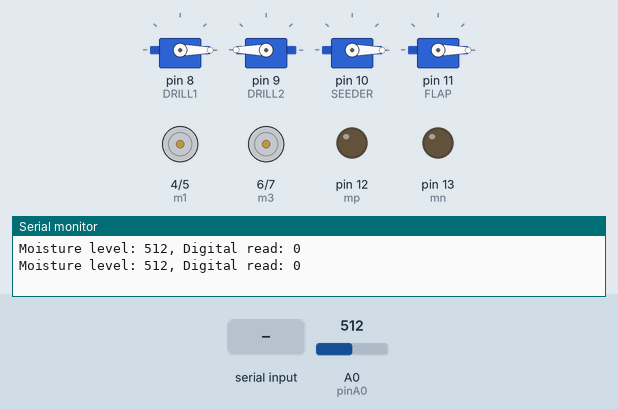
This sketch was run on a simulated Arduino Uno, built with avr-gcc and run on an emulated ATmega328P. On the bench: 4 × servo, motor-driver pin pairs drawn as motors (green arrow = first pin HIGH = forward, orange = second pin HIGH = backward, longer = more drive), output pins drawn as LEDs (lit = HIGH), the last lines printed to the serial monitor. The inputs (shaded band) are chosen by the test bench; at power-on: A0 (pinA0) = 512.

Above: at 2.8 s.
2.9 s: "6" received over the second serial link
At 3.9 s:
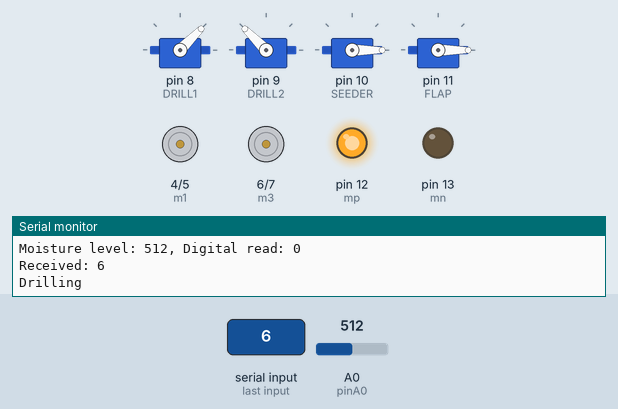
6.4 s: "1" received over the second serial link
At 7.6 s:
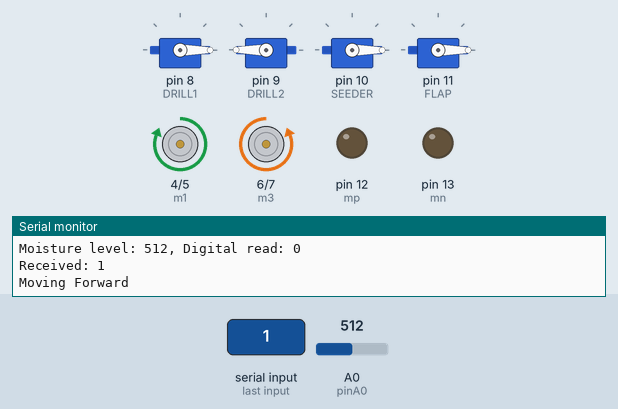
8.4 s: "2" received over the second serial link
At 10.1 s:
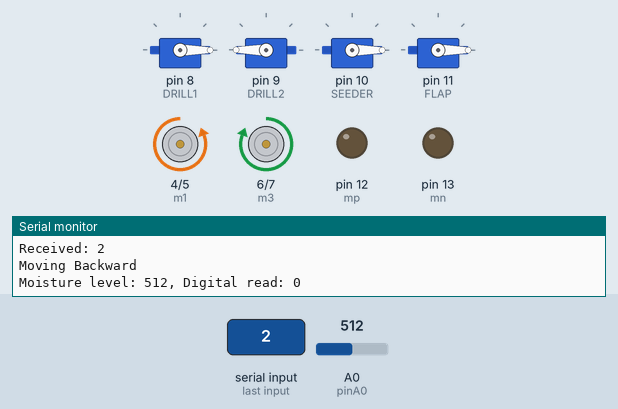
10.4 s: "3" received over the second serial link
At 11.9 s:
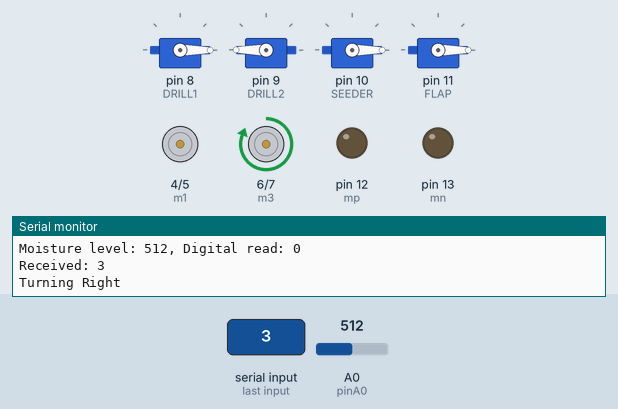
12.4 s: "4" received over the second serial link
At 13.5 s:
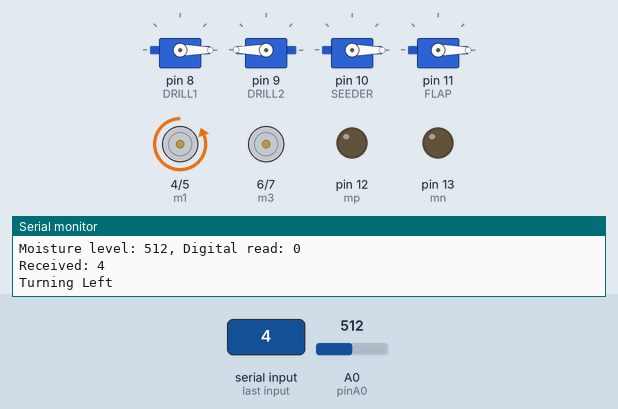
14.4 s: "7" received over the second serial link
At 15.3 s:
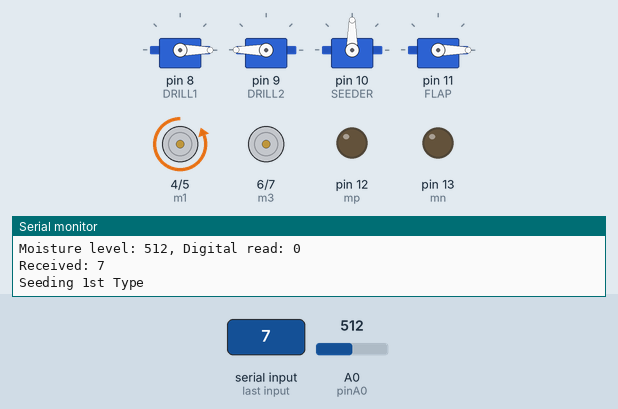
Timing chart, 0 to 17.4 s (numbered marks = the images above; inputs shaded):
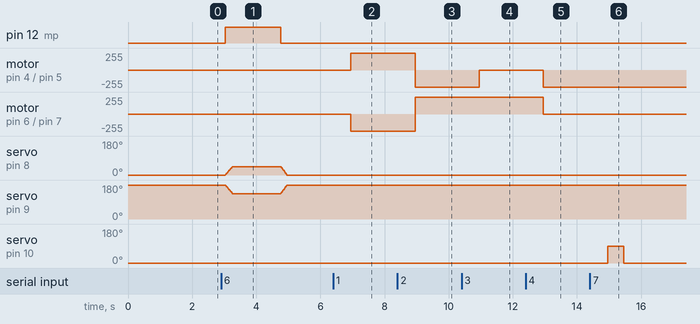

The sketch:

seding_bot.ino
```cpp
#include <Servo.h>
#include <SoftwareSerial.h>

// Servo objects
Servo DRILL1;
Servo DRILL2;
Servo SEEDER;
Servo FLAP;

// Motor control pins
const int m1 = 4;
const int m2 = 5;
const int m3 = 6;
const int m4 = 7;

// Servo positions
int pos = 0;
int posf = 0;

// Motor pump control pins
const int mp = 12;
const int mn = 13;

// Moisture sensor pins
const int pinD0 = 1;
const int pinA0 = A0;
const int motorPin = 0;

// Sensor values
int A0value = 0;
int D0value = 0;

// Incoming serial value
char Incoming_value = 0;

// Software serial for Bluetooth communication (using pins 2 and 3)
SoftwareSerial BTSerial(2, 3); // RX, TX

void setup() {
  // Start serial communication for debugging
  Serial.begin(9600);

  // Start Bluetooth serial communication
  BTSerial.begin(9600);

  // Attach servos
  DRILL1.attach(8);
  DRILL2.attach(9);
  SEEDER.attach(10);
  FLAP.attach(11);

  // Initialize servo positions
  DRILL1.write(0);
  DRILL2.write(180);
  SEEDER.write(0);
  FLAP.write(0);

  // Set pin modes
  pinMode(mp, OUTPUT);
  pinMode(mn, OUTPUT);
  pinMode(pinD0, INPUT);
  pinMode(pinA0, INPUT);
  pinMode(motorPin, OUTPUT);
  pinMode(m1, OUTPUT);
  pinMode(m2, OUTPUT);
  pinMode(m3, OUTPUT);
  pinMode(m4, OUTPUT);

  // Initialize Bluetooth module
  BTSerial.println("Bluetooth Ready");  // Signal that Bluetooth is ready
}

void loop() {
  // Read moisture sensor values at intervals
  static unsigned long lastSensorReadTime = 0;
  unsigned long currentTime = millis();

  if (currentTime - lastSensorReadTime > 1000) {
    lastSensorReadTime = currentTime;
    readMoistureSensor();
  }

  // Check for incoming Bluetooth data
  if (BTSerial.available() > 0) {
    Incoming_value = BTSerial.read();
    Serial.print("Received: ");
    Serial.println(Incoming_value);

    handleIncomingValue(Incoming_value);
  }

  delay(1000);  // Add a delay to avoid flooding the serial monitor
}

// Function to handle incoming values
void handleIncomingValue(char value) {
  switch (value) {
    case '1':
      moveForward();
      break;
    case '2':
      moveBackward();
      break;
    case '3':
      turnRight();
      break;
    case '4':
      turnLeft();
      break;
    case '5':
      stopMovement();
      break;
    case '6':
      drill();
      break;
    case '7':
      seed();
      break;
    case 'A':
      seed2();
      break;
    case '9':
      controlPump();
      break;
    case '8':
      operateFlapup();
      break;
    case 'B':
      automatedSequence();
      break;
    case 'C':
      automatedSequence2();
      break;
  }
}

// Function to read moisture sensor values
void readMoistureSensor() {
  A0value = analogRead(pinA0);   // Analog read for moisture level
  D0value = digitalRead(pinD0);  // Digital read for moisture threshold
  Serial.print("Moisture level: ");
  Serial.print(A0value);
  Serial.print(", Digital read: ");
  Serial.println(D0value);
}

// Movement functions
void moveForward() {
  setMotorState(HIGH, LOW, LOW, HIGH);
  Serial.println("Moving Forward");
}

void moveBackward() {
  setMotorState(LOW, HIGH, HIGH, LOW);
  Serial.println("Moving Backward");
}

void turnRight() {
  setMotorState(LOW, LOW, HIGH, LOW);
  Serial.println("Turning Right");
}

void turnLeft() {
  setMotorState(LOW, HIGH, LOW, LOW);
  Serial.println("Turning Left");
}

void stopMovement() {
  setMotorState(LOW, LOW, LOW, LOW);
  Serial.println("Stopped");
}

// Set motor state function
void setMotorState(int state1, int state2, int state3, int state4) {
  digitalWrite(m1, state1);
  digitalWrite(m2, state2);
  digitalWrite(m3, state3);
  digitalWrite(m4, state4);
}

// Drill functions
void drill() {
  Serial.println("Drilling");
  operateDrill(45, 5, 1500);
}

void drill2() {
  Serial.println("Drilling");
  operateDrill(45, 5, 6000);
}

void operateDrill(int targetPos, int delayTime, int holdTime) {
  for (pos = 0; pos <= targetPos; pos += 1) {
    DRILL1.write(pos);
    DRILL2.write(180 - pos);
    delay(delayTime);
    digitalWrite(mn, LOW);
    digitalWrite(mp, HIGH);
  }
  delay(holdTime);
  for (pos = targetPos; pos >= 0; pos -= 1) {
    DRILL1.write(pos);
    DRILL2.write(180 - pos);
    delay(delayTime - 1);
    digitalWrite(mp, LOW);
    digitalWrite(mn, LOW);
  }
}

// Pump control functions
void controlPump() {
  Serial.print("Moisture level: ");
  Serial.print(A0value);
  Serial.print(", Digital read: ");
  Serial.println(D0value);

  Serial.println("Moisture level is 400 or above. Motor ON.");
  digitalWrite(motorPin, HIGH);
  delay(5000);
  digitalWrite(motorPin, LOW);
  Serial.println("Pump is running");
}

void controlPump2() {
  readMoistureSensor();
  Serial.println("Moisture level is 400 or above. Motor ON.");
  digitalWrite(motorPin, HIGH);
  Serial.println("Pump is running");

  if (D0value == 0) {
    Serial.println("Moisture level is below 400. Motor OFF.");
    digitalWrite(11, LOW);
  } else if (D0value == 1) {
    Serial.println("Moisture level is 400 or above. Motor ON.");
    digitalWrite(11, HIGH);
    delay(3000);
    digitalWrite(11, LOW);
  }
}

// Seeding functions
void seed() {
  Serial.println("Seeding 1st Type");
  operateSeeder(90, 500);
}

void seed2() {
  Serial.println("Seeding 2nd Type");
  operateSeeder(180, 300);
}

void operateSeeder(int targetPos, int delayTime) {
  SEEDER.write(targetPos);
  delay(delayTime);
  SEEDER.write(0);
  delay(1000);
}

// Flap operation functions
void operateFlapup() {
  Serial.println("Flap Operation");
  operateFlap(35, 10);
}

void operateFlapdown() {
  Serial.println("Flap Operation");
  operateFlap(0, 10);
}

void operateFlap(int targetPos, int delayTime) {
  for (posf = 0; posf <= targetPos; posf += 1) {
    FLAP.write(posf);
    delay(delayTime);
  }
}

// Automated sequences
void automatedSequence() {
  Serial.println("Automated Sequence Start");

  drill();
  moveForward();
  delay(1350);
  stopMovement();
  seed();
  FLAP.write(35);
  controlPump();
  moveForward();
  delay(1500);
  stopMovement();
  FLAP.write(0);

  Serial.println("Automated Sequence End");
}

void automatedSequence2() {
  Serial.println("Automated Sequence 2nd Start");

  drill2();
  moveForward();
  delay(1500);
  stopMovement();
  seed2();
  operateFlapup();
  controlPump2();
  moveForward();
  delay(1500);
  stopMovement();
  delay(6500);
  operateFlapdown();

  Serial.println("Automated Sequence 2nd End");
}
```

Measured:
- after the input at 2.9 s, pin 12 (mp): LOW → HIGH after 0.13 s, → LOW 1.7 s later; servo on pin 8 (DRILL1): rises from 0° to 45° in 0.23 s, then falls to 0° in 1.7 s
- after the input at 6.4 s, motor on pin 4 (m1) / pin 5 (m2): stopped → forward 255/255 after 0.55 s; motor on pin 6 (m3) / pin 7 (m4): stopped → backward 255/255 after 0.55 s
- after the input at 8.4 s, motor on pin 4 (m1) / pin 5 (m2): forward 255/255 → backward 255/255 after 0.55 s; motor on pin 6 (m3) / pin 7 (m4): backward 255/255 → forward 255/255 after 0.55 s
- after the input at 10.4 s, motor on pin 4 (m1) / pin 5 (m2): backward 255/255 → stopped after 0.55 s
- after the input at 12.4 s, motor on pin 4 (m1) / pin 5 (m2): stopped → backward 255/255 after 0.55 s; motor on pin 6 (m3) / pin 7 (m4): forward 255/255 → stopped after 0.55 s
- after the input at 14.4 s, servo on pin 10 (SEEDER): 0° → 90° after 0.56 s, → 0° 0.50 s later
